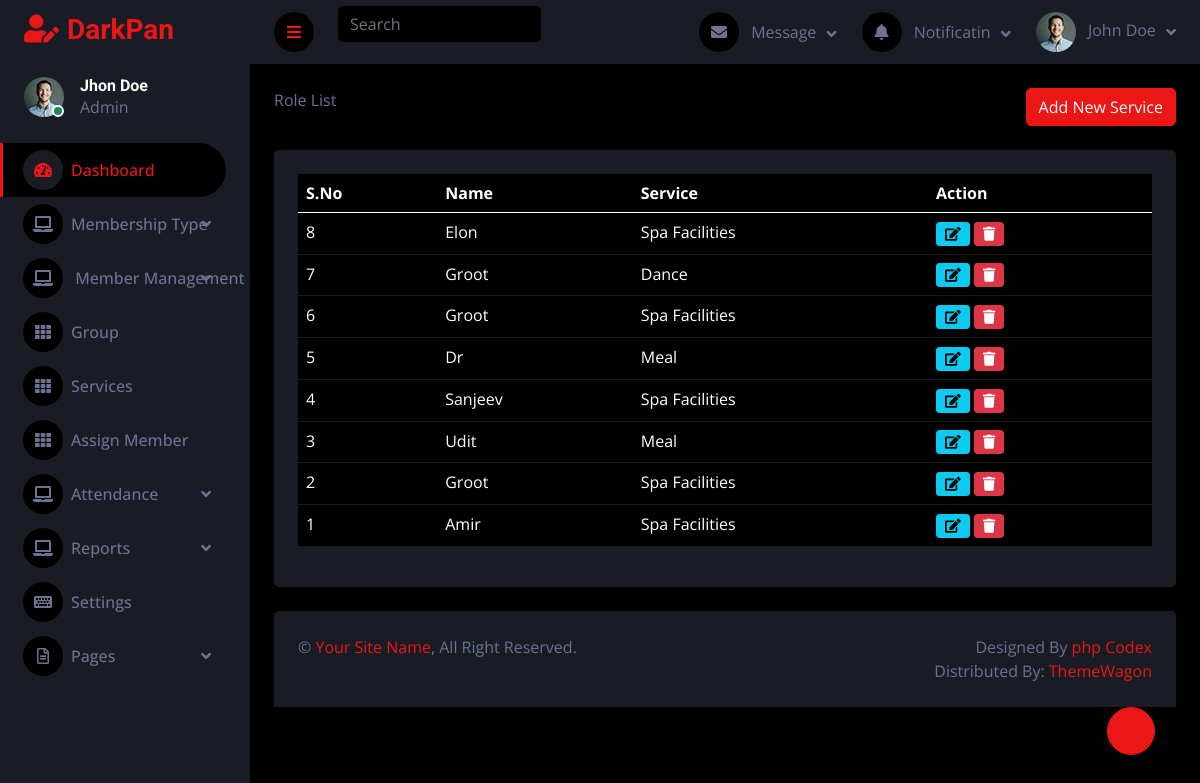
The app's page /assign_membership.php (signed in) with its own data.
### tables this page shows
CREATE TABLE IF NOT EXISTS `memberss` (
  `id` int NOT NULL AUTO_INCREMENT,
  `name` varchar(250) DEFAULT NULL,
  `service` varchar(250) DEFAULT NULL,
  PRIMARY KEY (`id`)
);

CREATE TABLE IF NOT EXISTS `member` (
  `id` int NOT NULL AUTO_INCREMENT,
  `photo` varchar(250) DEFAULT NULL,
  `f_name` varchar(250) DEFAULT NULL,
  `l_name` varchar(250) DEFAULT NULL,
  `gender` varchar(250) DEFAULT NULL,
  `date` date NOT NULL,
  `m_group` varchar(250) DEFAULT NULL,
  `address` varchar(250) DEFAULT NULL,
  `city` varchar(250) DEFAULT NULL,
  `state` varchar(250) DEFAULT NULL,
  `phone` varchar(250) DEFAULT NULL,
  `email` varchar(250) DEFAULT NULL,
  `weight` varchar(250) DEFAULT NULL,
  `height` varchar(250) DEFAULT NULL,
  `chest` varchar(250) DEFAULT NULL,
  `waist` varchar(250) DEFAULT NULL,
  `thigh` varchar(250) DEFAULT NULL,
  `arms` varchar(250) DEFAULT NULL,
  `fat` varchar(250) DEFAULT NULL,
  `s_member` varchar(250) DEFAULT NULL,
  `m_ship` varchar(250) DEFAULT NULL,
  `date1` date NOT NULL,
  `date2` date DEFAULT NULL,
  `attendance` int DEFAULT NULL,
  PRIMARY KEY (`id`)
);

CREATE TABLE IF NOT EXISTS `services` (
  `id` int NOT NULL AUTO_INCREMENT,
  `name` varchar(250) DEFAULT NULL,
  `description` text,
  `price` decimal(10,2) DEFAULT NULL,
  `created_at` timestamp(6) NULL DEFAULT NULL,
  PRIMARY KEY (`id`)
);

### assign_membership.php (the view)
<?php include "common/header.php";
function getServiceName($service_id) {
    global $conn;
    $service_id = intval($service_id);
    $query = "SELECT name FROM services WHERE id = $service_id";
    $result = mysqli_query($conn, $query);
    $row = mysqli_fetch_assoc($result);
    return $row ? $row['name'] : 'Unknown';
}
function getMemberName($id) {
    global $conn;
    $id = intval($id);
    $query = "SELECT f_name FROM member WHERE id = $id";
    $result = mysqli_query($conn, $query);
    $row = mysqli_fetch_assoc($result);
    return $row ? $row['f_name'] : 'Unknown';
}
?>
<div class="container-fluid pt-4 px-4">
    <div class="row g-4">
        <div class="clearfix">
            <span class="float-start">Role List</span>
            <a href="add_services.php" class="btn btn-primary float-end">Add New Service</a>
        </div>
        <div class="col-sm-12">
            <div class="bg-secondary rounded h-100 p-4">
                <table class="table table-dark">
                    <thead>
                        <tr>
                            <th scope="col">S.No</th>
                            <th scope="col">Name</th>
                            <th scope="col">Service</th>
                            <th scope="col">Action</th>
                        </tr>
                    </thead>
                    <tbody>
                        <?php
                        $sql = mysqli_query($conn, "SELECT * FROM `memberss` ORDER BY id DESC");
                        while ($row = mysqli_fetch_assoc($sql)) {
                            echo "<tr>
                                <td>{$row['id']}</td>
                                <td>" . getMemberName($row['name']) . "</td>
                                <td>" . getServiceName($row['service']) . "</td>
                                <td>
                                    <a class='btn btn-sm btn-info' href='edit_services.php?id={$row['id']}'><i class='fa fa-edit'></i></a>
                                    <a class='btn btn-sm btn-danger' href='delete_services.php?id={$row['id']}'><i class='fa fa-trash'></i></a>
                                </td>
                            </tr>";
                        }
                        ?>
                    </tbody>
                </table>
            </div>
        </div>
    </div>
</div>
<?php include "common/footer.php"; ?>

### common/header.php (shortened to what this page needs)
<!DOCTYPE php>
<php lang="en">
<head>
    <link href="css/all.min.css" rel="stylesheet">
    <link href="css/bootstrap-icons.css" rel="stylesheet">
    <link href="lib/owlcarousel/assets/owl.carousel.min.css" rel="stylesheet">
    <link href="lib/tempusdominus/css/tempusdominus-bootstrap-4.min.css" rel="stylesheet" />
    <link href="css/bootstrap.min.css" rel="stylesheet">
    <link href="css/style.css" rel="stylesheet">
</head>
<body>
    <div class="container-fluid position-relative d-flex p-0">
        <div class="sidebar pe-4 pb-3">
            <nav class="navbar bg-secondary navbar-dark">
                <a href="index-2.php" class="navbar-brand mx-4 mb-3">
                    <h3 class="text-primary"><i class="fa fa-user-edit me-2"></i>DarkPan</h3>
                </a>
                <div class="d-flex align-items-center ms-4 mb-4">
                    <div class="position-relative">
                        <img class="rounded-circle" src="img/user.jpg" alt="" style="width: 40px; height: 40px;">
                        <div class="bg-success rounded-circle border border-2 border-white position-absolute end-0 bottom-0 p-1"></div>
                    </div>
                    <div class="ms-3">
                        <h6 class="mb-0">Jhon Doe</h6>
                        <span>Admin</span>
                    </div>
                </div>
                <div class="navbar-nav w-100">
                    <a href="index-2.php" class="nav-item nav-link active"><i class="fa fa-tachometer-alt me-2"></i>Dashboard</a>
                    <div class="nav-item dropdown">
                        <a href="#" class="nav-link dropdown-toggle" data-bs-toggle="dropdown"><i class="fa fa-laptop me-2"></i>Membership Type</a>
                    </div>
                    <div class="nav-item dropdown">
                        <a href="#" class="nav-link dropdown-toggle" data-bs-toggle="dropdown"> <i class="fa fa-laptop me-2"></i> Member Management</a>
                    </div>
                    <a href="view-group.php" class="nav-item nav-link"><i class="fa fa-th me-2"></i>Group</a>
<a href="view_services.php" class="nav-item nav-link"><i class="fa fa-th me-2"></i>Services</a>
<a href="membership_form.php" class="nav-item nav-link"><i class="fa fa-th me-2"></i>Assign Member</a>
                    <div class="nav-item dropdown">
                        <a href="#" class="nav-link dropdown-toggle" data-bs-toggle="dropdown"><i class="fa fa-laptop me-2"></i>Attendance</a>
                    </div>
                    <div class="nav-item dropdown">
                        <a href="#" class="nav-link dropdown-toggle" data-bs-toggle="dropdown"><i class="fa fa-laptop me-2"></i>Reports</a>
                    </div>
                    <a href="settings.php" class="nav-item nav-link"><i class="fa fa-keyboard me-2"></i>Settings</a>
                    <div class="nav-item dropdown">
                        <a href="#" class="nav-link dropdown-toggle" data-bs-toggle="dropdown"><i class="far fa-file-alt me-2"></i>Pages</a>
                    </div>
                </div>
            </nav>
        </div>
        <div class="content">
            <nav class="navbar navbar-expand bg-secondary navbar-dark sticky-top px-4 py-0">
                <a href="#" class="sidebar-toggler flex-shrink-0">
                    <i class="fa fa-bars"></i>
                </a>
                <form class="d-none d-md-flex ms-4">
                    <input class="form-control bg-dark border-0" type="search" placeholder="Search">
                </form>
                <div class="navbar-nav align-items-center ms-auto">
                    <div class="nav-item dropdown">
                        <a href="#" class="nav-link dropdown-toggle" data-bs-toggle="dropdown">
                            <i class="fa fa-envelope me-lg-2"></i>
                            <span class="d-none d-lg-inline-flex">Message</span>
                        </a>
                    </div>
                    <div class="nav-item dropdown">
                        <a href="#" class="nav-link dropdown-toggle" data-bs-toggle="dropdown">
                            <i class="fa fa-bell me-lg-2"></i>
                            <span class="d-none d-lg-inline-flex">Notificatin</span>
                        </a>
                    </div>
                    <div class="nav-item dropdown">
                        <a href="#" class="nav-link dropdown-toggle" data-bs-toggle="dropdown">
                            <img class="rounded-circle me-lg-2" src="img/user.jpg" alt="" style="width: 40px; height: 40px;">
                            <span class="d-none d-lg-inline-flex">John Doe</span>
                        </a>
                    </div>
                </div>
            </nav>

### common/footer.php (shortened to what this page needs)
            <div class="container-fluid pt-4 px-4">
                <div class="bg-secondary rounded-top p-4">
                    <div class="row">
                        <div class="col-12 col-sm-6 text-center text-sm-start">
                            &copy; <a href="#">Your Site Name</a>, All Right Reserved.
                        </div>
                        <div class="col-12 col-sm-6 text-center text-sm-end">
                            Designed By <a href="https://phpcodex.com/">php Codex</a>
                            <br>Distributed By: <a href="https://themewagon.com/" target="_blank">ThemeWagon</a>
                        </div>
                    </div>
                </div>
            </div>
        </div>
        <a href="#" class="btn btn-lg btn-primary btn-lg-square back-to-top"><i class="bi bi-arrow-up"></i></a>
    </div>
</body>
</php>

### css/style.css (style rules this page uses)
.back-to-top { position: fixed; display: none; right: 45px; bottom: 45px; z-index: 99; }
.btn { transition: .5s; }
.btn-lg-square { width: 48px; height: 48px; }
.btn-square, .btn-sm-square, .btn-lg-square { padding: 0; display: inline-flex; align-items: center; justify-content: center; font-weight: normal; border-radius: 50px; }
.sidebar { position: fixed; top: 0; left: 0; bottom: 0; width: 250px; height: 100vh; overflow-y: auto; background: var(--secondary); transition: 0.5s; z-index: 999; }
.content { margin-left: 250px; min-height: 100vh; background: var(--dark); transition: 0.5s; }
@media (min-width: 992px) { .sidebar { margin-left: 0; } }
@media (min-width: 992px) { .content { width: calc(100% - 250px); } }
.sidebar .navbar .navbar-nav .nav-link { padding: 7px 20px; color: var(--light); font-weight: 500; border-left: 3px solid var(--secondary); border-radius: 0 30px 30px 0; outline: none; }
.sidebar .navbar .navbar-nav .nav-link:hover, .sidebar .navbar .navbar-nav .nav-link.active { color: var(--primary); background: var(--dark); border-color: var(--primary); }
.sidebar .navbar .navbar-nav .nav-link i { width: 40px; height: 40px; display: inline-flex; align-items: center; justify-content: center; background: var(--dark); border-radius: 40px; }
.sidebar .navbar .navbar-nav .nav-link:hover i, .sidebar .navbar .navbar-nav .nav-link.active i { background: var(--secondary); }
.sidebar .navbar .dropdown-toggle::after { position: absolute; top: 15px; right: 15px; border: none; content: "\f107"; font-family: "Font Awesome 5 Free"; font-weight: 900; transition: .5s; }
.content .navbar .navbar-nav .nav-link { margin-left: 25px; padding: 12px 0; color: var(--light); outline: none; }
.content .navbar .sidebar-toggler, .content .navbar .navbar-nav .nav-link i { width: 40px; height: 40px; display: inline-flex; align-items: center; justify-content: center; background: var(--dark); border-radius: 40px; }
.content .navbar .dropdown-toggle::after { margin-left: 6px; vertical-align: middle; border: none; content: "\f107"; font-family: "Font Awesome 5 Free"; font-weight: 900; transition: .5s; }

### records on screen
memberss: id "8", name.f_name "Elon", service.name "Spa Facilities"
memberss: id "7", name.f_name "Groot", service.name "Dance"
memberss: id "6", name.f_name "Groot", service.name "Spa Facilities"
memberss: id "5", name.f_name "Dr", service.name "Meal"
memberss: id "4", name.f_name "Sanjeev", service.name "Spa Facilities"
memberss: id "3", name.f_name "Udit", service.name "Meal"
memberss: id "2", name.f_name "Groot", service.name "Spa Facilities"
memberss: id "1", name.f_name "Amir", service.name "Spa Facilities"
